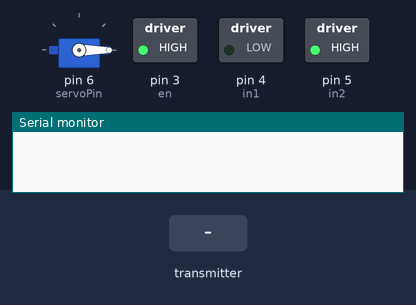
This sketch was run on a simulated Arduino Uno, built with avr-gcc and run on an emulated ATmega328P. Parts: servo, switched loads named in the sketch (green lamp = pin HIGH), the last lines printed to the serial monitor. Inputs (shaded band) come from the test bench. No radio packets arrive unless stated.

Above: at 1.2 s.
1.3 s: the transmitter starts sending data.1 = 25
At 2.5 s:
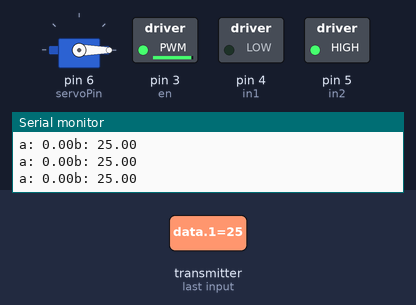
2.8 s: the transmitter starts sending data.0 = 25
At 3.7 s:
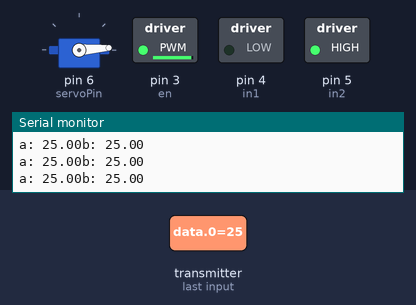
5.8 s: the transmitter starts sending data.0 = 50
At 7.1 s:
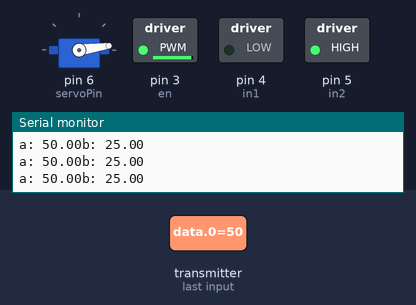
8.8 s: the transmitter starts sending data.1 = 0
At 9.4 s:
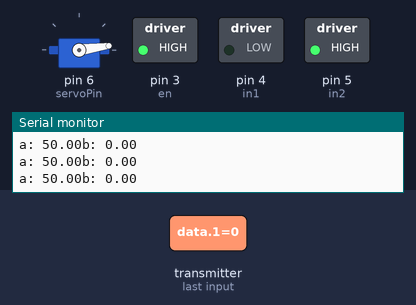
Timing chart, 0 to 11.3 s (numbered marks = the images above; inputs shaded):
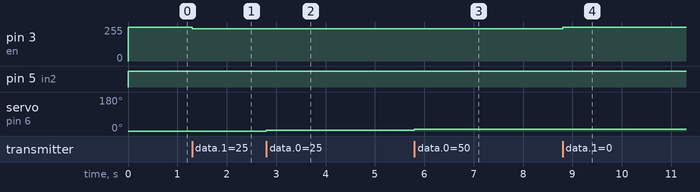

The sketch:

Receiver.ino
```cpp
#include <SPI.h>
#include <nRF24L01.h>
#include <RF24.h>
#include <Servo.h>

RF24 radio(9, 8); // CE, CSN

const int en = 3;
const int in1 = 4;
const int in2 = 5;

const int servoPin = 6;
int servo;
int motor;

Servo myservo;

const byte address[6] = "00001";

// Max size of this struct is 32 bytes - NRF24L01 buffer limit
float data[2]; // first index is for the servo and the second index is for the motor

void setup() {
  myservo.attach(servoPin);

  pinMode(en, OUTPUT);
  pinMode(in1, OUTPUT);
  pinMode(in2, OUTPUT);

  digitalWrite(in1, LOW);
  digitalWrite(in2, LOW);

  Serial.begin(9600);
  radio.begin();
  radio.openReadingPipe(0, address);
  radio.setPALevel(RF24_PA_MIN);
  radio.startListening();
}

int speedControl = 255;

void loop() {
  // Check whether there is data to be received
  if (radio.available()) {
    radio.read(data, sizeof(data)); // Read the whole data and store it into the 'data' structure
    Serial.print("a: ");
    Serial.print(data[0]);
    Serial.print("b: ");
    Serial.println(data[1]);
  }

  servo = map(data[0], 0, 1023, 0, 180);
  motor = map(data[1], 0, 1023, -255, 255);

  if (motor < 0) { // PWM outputs for speed are from 0 to 255
    analogWrite(en, motor * -1);
    digitalWrite(in1, LOW);
    digitalWrite(in2, HIGH);
  } else {
    analogWrite(en, motor);
    digitalWrite(in1, HIGH);
    digitalWrite(in2, LOW);
  }
  myservo.write(servo);
}
```

Measured:
- after the input at 1.3 s, pin 3 (en): 255/255 → 243/255 at once
- after the input at 2.8 s, servo on pin 6 (servoPin): 0° → 4° at once
- after the input at 5.8 s, servo on pin 6 (servoPin): 4° → 8° at once
- after the input at 8.8 s, pin 3 (en): 243/255 → 255/255 at once
